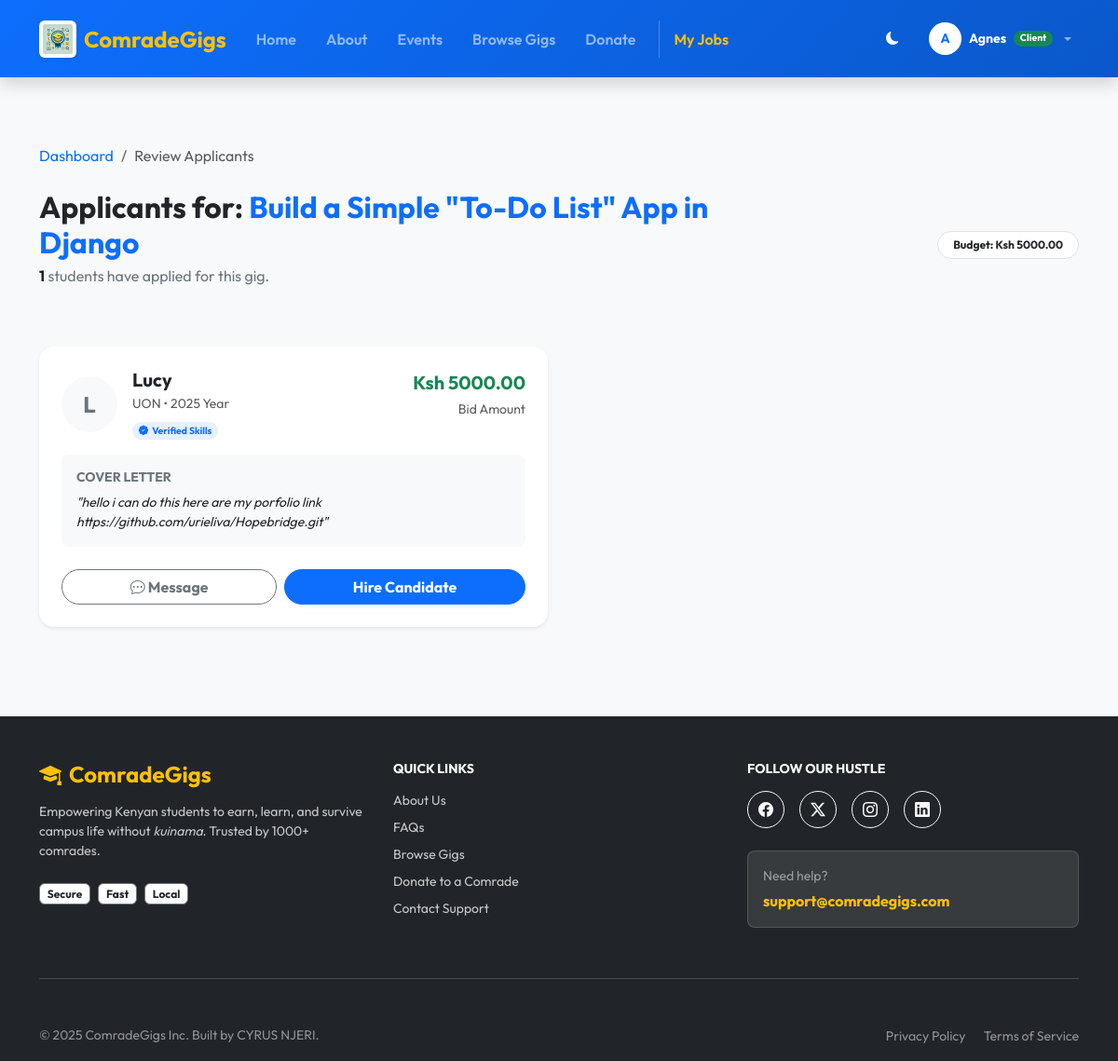
/client/gig/7/review/ (signed in), run on the app's committed database.
### myapp/models.py (models this page shows, shortened)
class User(AbstractUser):
    role = models.CharField(max_length=10, choices=ROLE_CHOICES, default='student')
    is_verified = models.BooleanField(default=False)
    phone_number = models.CharField(max_length=15, blank=True, null=True, help_text="Required for M-Pesa")
    profile_image = models.ImageField(upload_to='profiles/', blank=True, null=True)

class Job(models.Model):
    STATUS_CHOICES = (
        ('open', 'Open'),
        ('review', 'Under Review'),
        ('assigned', 'In Progress'),
        ('completed', 'Completed'),
        ('cancelled', 'Cancelled'),
    )
    client = models.ForeignKey(User, on_delete=models.CASCADE, related_name='posted_jobs')
    assigned_to = models.ForeignKey(User, on_delete=models.SET_NULL, null=True, blank=True, related_name='assigned_jobs')
    title = models.CharField(max_length=200)
    description = models.TextField()
    required_skills = models.ManyToManyField(Skill, blank=True)
    budget = models.DecimalField(max_digits=10, decimal_places=2)
    deadline = models.DateTimeField(null=True, blank=True)
    status = models.CharField(max_length=20, choices=STATUS_CHOICES, default='review')
    created_at = models.DateTimeField(auto_now_add=True)
    completed_at = models.DateTimeField(null=True, blank=True)

class Application(models.Model):
    job = models.ForeignKey(Job, on_delete=models.CASCADE, related_name='applications')
    student = models.ForeignKey(User, on_delete=models.CASCADE, related_name='my_applications')
    cover_letter = models.TextField()
    bid_amount = models.DecimalField(max_digits=10, decimal_places=2, null=True, blank=True)
    created_at = models.DateTimeField(auto_now_add=True)
    is_accepted = models.BooleanField(default=False)
    is_rejected = models.BooleanField(default=False)
    class Meta:
        unique_together = ('job', 'student')

class StudentProfile(models.Model):
    user = models.OneToOneField(User, on_delete=models.CASCADE, related_name='student_profile')
    university = models.CharField(max_length=100)
    course = models.CharField(max_length=100)
    year_of_study = models.IntegerField(default=1)
    skills = models.ManyToManyField(Skill, blank=True, related_name='students')
    badges_earned = models.IntegerField(default=0)
    exam_mode = models.BooleanField(default=False)
    is_skill_verified = models.BooleanField(default=False)
    skill_assessment_submission = models.FileField(upload_to='assessments/', null=True, blank=True)

### myapp/views.py (the view, shortened to what this page needs)
# urls.py: path('client/gig/<int:job_id>/review/', views.applicant_review, name='applicant_review'),
@login_required
def applicant_review(request, job_id):
    job = get_object_or_404(Job, pk=job_id, client=request.user)
    return render(request, 'client/applicant_review.html', {'job': job})

### myapp/templates/client/applicant_review.html (shortened to what this page needs)
{% extends "base.html" %}
{% load static %}
{% block content %}
<section class="py-5 bg-light">
  <div class="container">
    <nav aria-label="breadcrumb" class="mb-4">
      <ol class="breadcrumb small">
        <li class="breadcrumb-item"><a href="{% url 'myapp:client_dashboard' %}" class="text-decoration-none">Dashboard</a></li>
        <li class="breadcrumb-item active" aria-current="page">Review Applicants</li>
      </ol>
    </nav>
    <div class="row align-items-center mb-5">
      <div class="col-md-8">
        <h2 class="fw-bold mb-1">Applicants for: <span class="text-primary">{{ job.title }}</span></h2>
        <p class="text-secondary">
          <span class="fw-bold text-dark">{{ job.applications.count }}</span> students have applied for this gig.
        </p>
      </div>
      <div class="col-md-4 text-md-end">
        <span class="badge bg-white text-dark border px-3 py-2 rounded-pill">
          Budget: Ksh {{ job.budget }}
        </span>
      </div>
    </div>
    <div class="row g-4">
      {% for app in job.applications.all %}
      <div class="col-lg-6">
        <div class="card border-0 shadow-sm rounded-4 h-100 hover-lift">
          <div class="card-body p-4">
            <div class="d-flex align-items-start justify-content-between mb-3">
              <div class="d-flex align-items-center">
                {% if app.student.profile_image %}
                  <img src="{{ app.student.profile_image.url }}" class="rounded-circle me-3 object-fit-cover" width="60" height="60">
                {% else %}
                  <div class="bg-light text-secondary rounded-circle d-flex align-items-center justify-content-center me-3 fw-bold fs-4" style="width: 60px; height: 60px;">
                    {{ app.student.username|slice:":1"|upper }}
                  </div>
                {% endif %}
                <div>
                  <h5 class="fw-bold mb-0 text-dark">{{ app.student.username }}</h5>
                  <small class="text-muted">{{ app.student.student_profile.university }} &bull; {{ app.student.student_profile.year_of_study }} Year</small>
                  <div class="mt-1">
                    {% if app.student.student_profile.badges_earned > 0 %}
                      <span class="badge bg-primary bg-opacity-10 text-primary rounded-pill" style="font-size: 0.65rem;"><i class="bi bi-patch-check-fill me-1"></i>Verified Skills</span>
                    {% endif %}
                  </div>
                </div>
              </div>
              <div class="text-end">
                <span class="d-block fw-bold text-success fs-5">Ksh {{ app.bid_amount|default:job.budget }}</span>
                <small class="text-muted">Bid Amount</small>
              </div>
            </div>
            <div class="bg-light rounded-3 p-3 mb-4">
              <h6 class="fw-bold small text-secondary text-uppercase mb-2">Cover Letter</h6>
              <p class="small text-dark mb-0 fst-italic">"{{ app.cover_letter }}"</p>
            </div>
            <div class="d-grid gap-2 d-md-flex">
              <button class="btn btn-outline-secondary rounded-pill fw-bold flex-grow-1" title="Message Student">
                <i class="bi bi-chat-dots"></i> Message
              </button>
              <form method="post" action="#" class="flex-grow-1">
                <button type="submit" name="action" value="hire" class="btn btn-primary w-100 rounded-pill fw-bold shadow-sm">
                  Hire Candidate
                </button>
              </form>
            </div>
          </div>
        </div>
      </div>
      {% endfor %}
    </div>
  </div>
</section>
{% endblock %}

### myapp/templates/base.html (shortened to what this page needs)
{% load static %}
<!doctype html>
<html lang="en" data-bs-theme="light">
  <head>
    <link href="https://cdn.jsdelivr.net/npm/bootstrap@5.3.2/dist/css/bootstrap.min.css" rel="stylesheet">
    <link rel="stylesheet" href="https://cdn.jsdelivr.net/npm/bootstrap-icons@1.11.1/font/bootstrap-icons.css">
  </head>
  <body class="d-flex flex-column min-vh-100 bg-light">
    <nav class="navbar navbar-expand-lg navbar-dark navbar-comrade shadow sticky-top py-3">
      <div class="container">
        <a class="navbar-brand d-flex align-items-center gap-2 fw-bold fs-4 text-warning" href="{% url 'myapp:home' %}">
          <img src="{% static 'images/icon.webp' %}" alt="Logo" class="rounded shadow-sm bg-white p-1">
          <span>ComradeGigs</span>
        </a>
        <div class="collapse navbar-collapse" id="mainNav">
          <ul class="navbar-nav me-auto mb-2 mb-lg-0">
            <li class="nav-item"><a class="nav-link px-3 fw-semibold" href="{% url 'myapp:home' %}">Home</a></li>
            <li class="nav-item"><a class="nav-link px-3 fw-semibold" href="{% url 'myapp:about' %}">About</a></li>
            <li class="nav-item"><a class="nav-link px-3 fw-semibold" href="{% url 'myapp:events' %}">Events</a></li>
            <li class="nav-item"><a class="nav-link px-3 fw-semibold" href="{% url 'myapp:job_list' %}">Browse Gigs</a></li>
            <li class="nav-item"><a class="nav-link px-3 fw-semibold" href="{% url 'myapp:donate' %}">Donate</a></li>
            {% if user.is_authenticated %}
              {% if user.role == 'student' %}
                <li class="nav-item border-start border-white border-opacity-25 ms-2 ps-2">
                    <a class="nav-link fw-semibold text-warning" href="{% url 'myapp:learn_skills' %}"><i class="bi bi-lightning-fill"></i> Learn Skills</a>
                </li>
              {% elif user.role == 'client' %}
                <li class="nav-item border-start border-white border-opacity-25 ms-2 ps-2">
                    <a class="nav-link fw-semibold text-warning" href="{% url 'myapp:client_dashboard' %}">My Jobs</a>
                </li>
              {% endif %}
            {% endif %}
          </ul>
          <ul class="navbar-nav ms-auto align-items-lg-center gap-2">
            <li class="nav-item me-2">
              <button class="btn btn-sm btn-outline-light rounded-circle border-0" id="darkModeToggle" title="Toggle Night Mode"><i class="bi bi-moon-fill"></i></button>
            </li>
            {% if user.is_authenticated %}
              <li class="nav-item dropdown">
                <a class="nav-link dropdown-toggle d-flex align-items-center gap-2" href="#" role="button" data-bs-toggle="dropdown">
                  <div class="bg-white text-primary rounded-circle d-flex align-items-center justify-content-center fw-bold small" style="width: 35px; height: 35px;">
                    {{ user.username|slice:":1"|upper }}
                  </div>
                  <span class="text-white small fw-bold">{{ user.username }}</span>
                  {% if user.role == 'student' %}
                    <span class="badge bg-warning text-dark rounded-pill" style="font-size: 0.65rem;">Student</span>
                  {% elif user.role == 'client' %}
                    <span class="badge bg-success text-white rounded-pill" style="font-size: 0.65rem;">Client</span>
                  {% elif user.role == 'donor' %}
                    <span class="badge bg-danger text-white rounded-pill" style="font-size: 0.65rem;"><i class="bi bi-heart-fill me-1"></i>Donor</span>
                  {% elif user.is_superuser %}
                    <span class="badge bg-dark text-white border border-secondary rounded-pill" style="font-size: 0.65rem;">Admin</span>
                  {% endif %}
                </a>
              </li>
            {% endif %}
          </ul>
        </div>
      </div>
    </nav>
    <main class="flex-grow-1">
      {% block content %}{% endblock %}
    </main>
    <footer class="bg-dark text-white mt-5 pt-5 pb-3">
      <div class="container">
        <div class="row gy-4">
          <div class="col-md-4">
            <h4 class="fw-bold text-warning mb-3">
              <i class="bi bi-mortarboard-fill me-2"></i>ComradeGigs
            </h4>
            <p class="small opacity-75 mb-4">
              Empowering Kenyan students to earn, learn, and survive campus life without <em>kuinama</em>. Trusted by 1000+ comrades.
            </p>
            <div class="d-flex gap-2">
              <span class="badge bg-white text-dark fw-bold border border-secondary">Secure</span>
              <span class="badge bg-white text-dark fw-bold border border-secondary">Fast</span>
              <span class="badge bg-white text-dark fw-bold border border-secondary">Local</span>
            </div>
          </div>
          <div class="col-md-4">
            <h6 class="fw-bold mb-3 text-white text-uppercase small letter-spacing-1">Quick Links</h6>
            <ul class="list-unstyled small d-flex flex-column gap-2">
              <li><a href="{% url 'myapp:about' %}" class="text-white text-decoration-none opacity-75 hover-opacity-100 transition">About Us</a></li>
              <li><a href="{% url 'myapp:faqs' %}" class="text-white text-decoration-none opacity-75 hover-opacity-100 transition">FAQs</a></li>
              <li><a href="{% url 'myapp:job_list' %}" class="text-white text-decoration-none opacity-75 hover-opacity-100 transition">Browse Gigs</a></li>
              <li><a href="{% url 'myapp:donate' %}" class="text-white text-decoration-none opacity-75 hover-opacity-100 transition">Donate to a Comrade</a></li>
              <li><a href="{% url 'myapp:contact' %}" class="text-white text-decoration-none opacity-75 hover-opacity-100 transition">Contact Support</a></li>
            </ul>
          </div>
          <div class="col-md-4">
            <h6 class="fw-bold mb-3 text-white text-uppercase small letter-spacing-1">Follow Our Hustle</h6>
            <div class="d-flex gap-3 mb-4">
              <a href="https://facebook.com" target="_blank" class="btn btn-outline-light rounded-circle p-0 d-flex align-items-center justify-content-center" style="width: 40px; height: 40px;">
                <i class="bi bi-facebook"></i>
              </a>
              <a href="https://twitter.com" target="_blank" class="btn btn-outline-light rounded-circle p-0 d-flex align-items-center justify-content-center" style="width: 40px; height: 40px;">
                <i class="bi bi-twitter-x"></i>
              </a>
              <a href="https://instagram.com" target="_blank" class="btn btn-outline-light rounded-circle p-0 d-flex align-items-center justify-content-center" style="width: 40px; height: 40px;">
                <i class="bi bi-instagram"></i>
              </a>
              <a href="https://linkedin.com" target="_blank" class="btn btn-outline-light rounded-circle p-0 d-flex align-items-center justify-content-center" style="width: 40px; height: 40px;">
                <i class="bi bi-linkedin"></i>
              </a>
            </div>
            <div class="p-3 bg-white bg-opacity-10 rounded-3 border border-secondary border-opacity-50">
              <small class="d-block text-white-50 mb-1">Need help?</small>
              <a href="mailto:support@comradegigs.com" class="fw-bold text-warning text-decoration-none">support@comradegigs.com</a>
            </div>
          </div>
        </div>
        <hr class="my-5 border-secondary opacity-50">
        <div class="row align-items-center">
          <div class="col-md-6 text-center text-md-start">
            <p class="small opacity-50 mb-0">&copy; {% now "Y" %} ComradeGigs Inc. Built by CYRUS NJERI.</p>
          </div>
          <div class="col-md-6 text-center text-md-end">
            <a href="#" class="text-white opacity-50 small text-decoration-none me-3">Privacy Policy</a>
            <a href="#" class="text-white opacity-50 small text-decoration-none">Terms of Service</a>
          </div>
        </div>
      </div>
    </footer>
  </body>
</html>

### myapp/templates/base.html (style rules this page uses)
:root { --comrade-blue: #0d6efd; --comrade-gold: #ffc107; --comrade-dark-bg: #0d1117; --comrade-card-bg: #161b22; }
body { font-family: 'Outfit', sans-serif; }
.navbar-comrade { background: linear-gradient(135deg, #0d6efd, #0a58ca); }
.navbar-brand img { height: 40px; width: auto; object-fit: contain; }
.hover-lift { transition: transform 0.2s ease; }
body, .card, .navbar, .btn { transition: background-color 0.3s ease, color 0.3s ease, border-color 0.3s ease; }

### data on the page
User: username "A", username "Agnes"
Job: title "Build a Simple \"To-Do List\" App in Django", applications.count "1", budget "5000.00"
Application: student.username "L", student.username "Lucy", student.student_profile.university "UON", student.student_profile.year_of_study "2025", shows "Verified Skills", bid_amount "5000.00", cover_letter "hello i can do this here are my porfolio link https://github.com/urieliva/Hopebridge.git"
